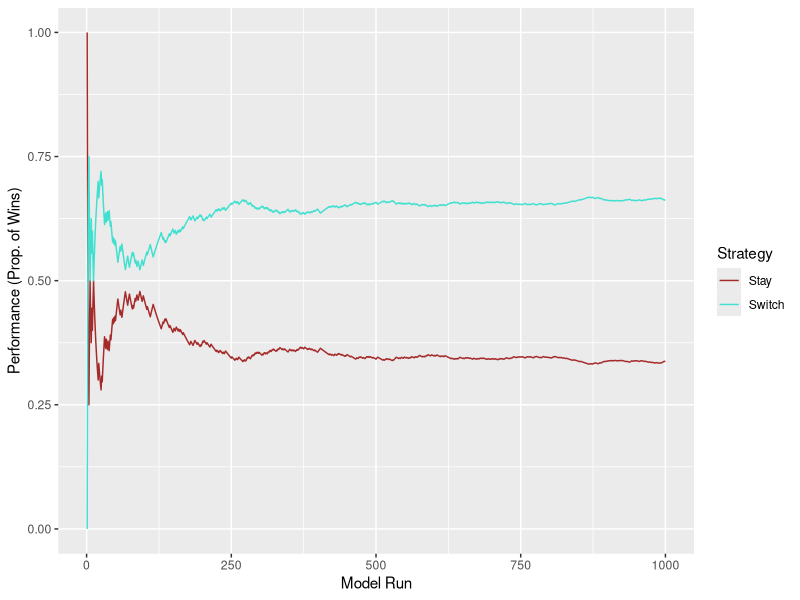

R code for this plot:
## ---- chunk 1
knitr::opts_chunk$set(echo = TRUE)
## ---- chunk 2

library(ggplot2)

## ---- chunk 3

#Model Loops#
#Number of iterations of the Let's Make a Deal Game
modelLoops<-1000

## ---- chunk 4

#Pregenerate a large, blank dataframe for storing model results
results<-data.frame(matrix(NA,modelLoops,2))

colnames(results)<-c("stay","switch")

for(loop in 1:modelLoops) {
  
  #Setup#
  
  #Generate the door numbers
  number <- 1:3
  
  #Create the prize options
  prizes <- c("car", "goat", "goat")
  
  #Randomly scramble the order of the prizes
  prizes <- sample(prizes, 3)
  
  #Create the doors dataframe
  doors <- data.frame(number, prizes)
  
  
  
  #Guess#
  
  #Make the agent guess a random initial door
  startGuess <- sample(doors$number, 1)
  
  
  
  #Reveal Goat#
  #Monty reveals one door
  #The door cannot be the one the agent guessed
  #The door cannot conceal a car
  
  #First, identify the doors that conceal goats
  reveal <- doors$number[doors$prizes == "goat"]
  
  #If applicable, remove the door that the agent guessed initially
  reveal <- reveal[reveal != startGuess]
  
  #IF there's more than one door that can be revealed...
  if (length(reveal) > 1) {
    #...pick one at random to reveal
    reveal <- sample(reveal, 1)
  }
  
  
  
  #Switch/Stay#
  
  #Create a new variable that reflects that agent's guess if they decide to stay
  stayGuess <- startGuess
  
  #Have the agent pick a new door
  #Not the same as stayGuess
  #Not the same as reveal
  switchGuess <- doors$number[!(doors$number %in% c(stayGuess, reveal))]
  
  
  
  #Reveal#
  
  #Determines the agent's prize if they stay with their initial guess
  stayResult <- doors$prizes[doors$number == stayGuess]
  
  #Determines the agent's prize if they switch their initial guess
  switchResult <- doors$prizes[doors$number == switchGuess]
 
  #Save the results of the current model loop
  results$stay[loop]<-stayResult
  results$switch[loop]<-switchResult
}

## ---- chunk 5

#Convert cars to 1s and goats to 0s
results<-ifelse(results=="car",1,0)

#Create a dataframe to plot results
plotData<-data.frame("run"=1:modelLoops,
                     "strategy"=rep(c("Stay","Switch"),
                                    each=modelLoops),
                     "outcome"=c(cumsum(results[,1])/1:modelLoops,
                                 cumsum(results[,2])/1:modelLoops)
                     )

#Create a graph of the results
p1<-ggplot(data=plotData,
           aes(x=run,
               y=outcome,
               color=strategy))+
  labs(x="Model Run",
       y="Performance (Prop. of Wins)",
       color="Strategy")+
  geom_line()+
  scale_color_manual(values=c("brown","turquoise"))
  
p1  

